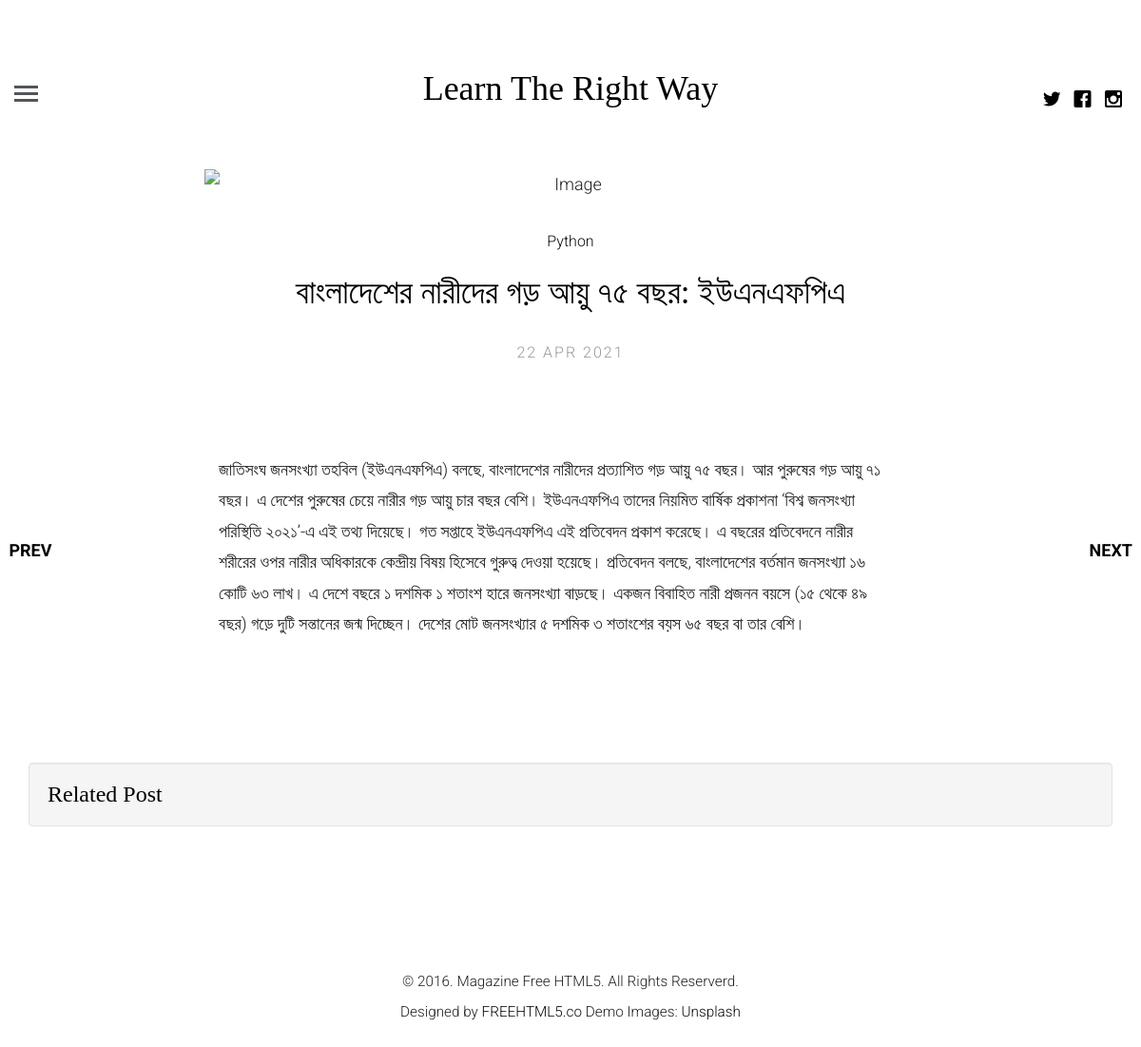
Screenshot of /blog/article/2 with the database file from the repository.
### Blog_App/models.py (models this page shows, shortened)
class Article(models.Model):
    article_author = models.ForeignKey(Author, on_delete=models.CASCADE)
    title = models.CharField(max_length=254)
    body = RichTextField(blank=True, null=True)
    category = models.ForeignKey(Category, on_delete=models.CASCADE)
    articate_image = StdImageField(upload_to='blog_images/%Y/%m/', variations={
        'large': (1200, 600),
        'thumbnail': (500, 300, True),
    }, delete_orphans=True)
    publish_date = models.DateTimeField(auto_now_add=True, auto_now=False)
    update_date = models.DateTimeField(auto_now=True, auto_now_add=False)
    active = models.BooleanField(default=False)

class Category(models.Model):
    name = models.CharField(max_length=254)
    active = models.BooleanField(default=False)

### Blog_App/views.py (the view)
# urls.py: path('article/<int:id>', getsingle, name="single_post"),
def getsingle(request, id):
    post = get_object_or_404(Article, pk=id )
    first = Article.objects.first()
    last = Article.objects.last()
    related_post = Article.objects.filter(category=post.category).exclude(id=id)[:4]
    context = {
        "post": post,
        "first": first,
        "last": last,
        "related": related_post
    }
    return render(request, 'blog/single.html', context)

### templates/blog/single.html (shortened to what this page needs)
{% extends 'blog/base.html' %}
{% block body_block %}
{% if post.id > first.id %}
<a href="{% url 'Blog_App:single_post' id=post.id|add:'-1' %}" class="fh5co-post-prev"><span><i class="icon-chevron-left"></i> Prev</span></a>
{% endif %}
{% if post.id < last.id %}
<a href="{% url 'Blog_App:single_post' id=post.id|add:'+1' %}" class="fh5co-post-next"><span>Next <i class="icon-chevron-right"></i></span></a>
{% endif %}
<div class="container-fluid">
		<div class="row fh5co-post-entry single-entry">
<article class="col-lg-8 col-lg-offset-2 col-md-8 col-md-offset-2 col-sm-8 col-sm-offset-2 col-xs-12 col-xs-offset-0">
				<figure class="animate-box justify-content-center">
					<img src="{{ post.articate_image.large.url}}" alt="Image" class="img-responsive">
				</figure>
				<span class="fh5co-meta animate-box"><a href="{% url 'Blog_App:category_post' name=post.category.name %}">{{ post.category.name }}</a></span>
				<h2 class="fh5co-article-title animate-box"><a href="{% url 'Blog_App:single_post' id=post.id %}">{{ post.title}}</a></h2>
				<span class="fh5co-meta fh5co-date animate-box">{{ post.publish_date|date:'H M Y' }}</span>
				<div class="col-lg-12 col-lg-offset-0 col-md-12 col-md-offset-0 col-sm-12 col-sm-offset-0 col-xs-12 col-xs-offset-0 text-left content-article">
					<div class="row">
						<div class="col-lg-12 cp-r animate-box">
							{{ post.body|safe }}
						</div>
					</div>
				</div>
			</article>
</div>
</div>
<div class="container">
	<h3 class="well">Related Post</h3>
	<div class="row">
		{% for post in related %}
		<div class="col-md-3">
			<a href="{% url 'Blog_App:single_post' id=post.id %}"></a>
		</div>
		{% endfor %}
	</div>
</div>
{% endblock %}

### static/css/icomoon.css (style rules this page uses)
[class^="icon-"], [class*=" icon-"] { font-family: 'icomoon' !important; speak: none; font-style: normal; font-weight: normal; font-variant: normal; text-transform: none; line-height: 1; -webkit-font-smoothing: antialiased; -moz-osx-font-smoothing: grayscale; }
.icon-chevron-left:before { content: "\e922"; }
.icon-chevron-right:before { content: "\e923"; }

### static/blog/css/style.css (style rules this page uses)
html { background: #fff; }
body { font-family: "Roboto", arial, sans-serif; font-size: 18px; font-weight: 300; line-height: 1.8; color: #222; background: #fff; }
a { color: #0a0a0a; -webkit-transition: 0.5s; -o-transition: 0.5s; transition: 0.5s; }
h1, h2, h3, h4, h5, h6 { font-family: "Playfair Display", times, serif; color: #000; }
p { margin-bottom: 30px; }
.fh5co-post-prev, .fh5co-post-next { position: fixed; z-index: 999; top: 50%; height: 50px; margin-top: -25px; color: #000; text-transform: uppercase; font-weight: bold; -webkit-transition: 0.5s; -o-transition: 0.5s; transition: 0.5s; }
.fh5co-post-prev span, .fh5co-post-next span { vertical-align: base; width: 100px; }
.fh5co-post-prev span i, .fh5co-post-next span i { top: 7px; position: relative; font-size: 30px; color: #000; }
.fh5co-post-prev { left: 0; margin-left: -25px; }
.fh5co-post-next { right: 0; margin-right: -25px; }
.fh5co-post-entry.single-entry .fh5co-article-title { font-size: 35px; }
.fh5co-post-entry article { text-align: center; float: left; margin-bottom: 110px; padding-left: 3em; padding-right: 3em; }
@media screen and (max-width: 1200px) { .fh5co-post-entry article { margin-bottom: 80px; padding-left: 15px; padding-right: 15px; } }
.fh5co-post-entry article figure { margin-bottom: 30px; }
.fh5co-post-entry article h2 { font-family: "Playfair Display", times, serif; font-size: 34px; color: #000; margin-bottom: 30px; }
.fh5co-post-entry article h2 a { color: #000; }
.fh5co-post-entry article .fh5co-meta { font-size: 16px; font-family: "Roboto", arial, sans-serif; color: #999999; margin-bottom: 20px; display: block; }
.fh5co-post-entry article .fh5co-meta.fh5co-date { text-transform: uppercase; letter-spacing: 2px; }
.fh5co-post-entry article .content-article { padding-top: 4em; }
.js .to-animate, .js .to-animate-2, .js .animate-box { opacity: 0; }
.cp-r { padding-right: 50px; }

### rows the page displays
Article: category.name "Python", title "বাংলাদেশের নারীদের গড় আয়ু ৭৫ বছর: ইউএনএফপিএ", publish_date "22 APR 2021", body "জাতিসংঘ জনসংখ্যা তহবিল (ইউএনএফপিএ) বলছে, বাংলাদেশের নারীদের প্রত্যাশিত গড় আয়ু ৭৫ বছর। আর পুরুষের গড় আয়ু ৭১ বছর। এ দেশের পুরুষের চেয়ে নারীর গড় আয়ু চার বছর বেশি। ইউএনএফপিএ তাদের নিয়মিত বার্ষিক প্রকাশনা ‘বিশ্ব জনসংখ্যা পরিস্থিতি ২০২১’-এ এই তথ্য দিয়েছে। গত সপ্তাহে ইউএনএফপিএ এই প্রতিবেদন প্রকাশ করেছে। এ বছরের প্রতিবেদনে নারীর শরীরের ওপর নারীর অধিকারকে কেন্দ্রীয় বিষয় হিসেবে গুরুত্ব দেওয়া হয়েছে। প্রতিবেদন বলছে, বাংলাদেশের বর্তমান জনসংখ্যা ১৬ কোটি ৬৩ লাখ। এ দেশে বছরে ১ দশমিক ১ শতাংশ হারে জনসংখ্যা বাড়ছে। একজন বিবাহিত নারী প্রজনন বয়সে (১৫ থেকে ৪৯ বছর) গড়ে দুটি সন্তানের জন্ম দিচ্ছেন। দেশের মোট জনসংখ্যার ৫ দশমিক ৩ শতাংশের বয়স ৬৫ বছর বা তার বেশি।"
